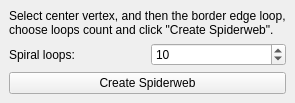
<?xml version="1.0" encoding="UTF-8"?>
<ui version="4.0">
 <class>MainWindow</class>
 <widget class="QMainWindow" name="MainWindow">
  <property name="geometry">
   <rect>
    <x>0</x>
    <y>0</y>
    <width>274</width>
    <height>101</height>
   </rect>
  </property>
  <property name="windowTitle">
   <string>SpiderWeb Creator</string>
  </property>
  <widget class="QWidget" name="centralwidget">
   <layout class="QVBoxLayout" name="verticalLayout">
    <item>
     <widget class="QLabel" name="label_2">
      <property name="text">
       <string>Select center vertex, and then the border edge loop,
choose loops count and click &quot;Create Spiderweb&quot;.</string>
      </property>
      <property name="scaledContents">
       <bool>false</bool>
      </property>
      <property name="indent">
       <number>0</number>
      </property>
     </widget>
    </item>
    <item>
     <layout class="QHBoxLayout" name="horizontalLayout">
      <item>
       <widget class="QLabel" name="label">
        <property name="text">
         <string>Spiral loops:</string>
        </property>
       </widget>
      </item>
      <item>
       <widget class="QSpinBox" name="loops_spb">
        <property name="minimum">
         <number>1</number>
        </property>
        <property name="maximum">
         <number>9999</number>
        </property>
        <property name="value">
         <number>10</number>
        </property>
       </widget>
      </item>
     </layout>
    </item>
    <item>
     <widget class="QPushButton" name="create_btn">
      <property name="text">
       <string>Create Spiderweb</string>
      </property>
     </widget>
    </item>
   </layout>
  </widget>
 </widget>
 <resources/>
 <connections/>
</ui>
